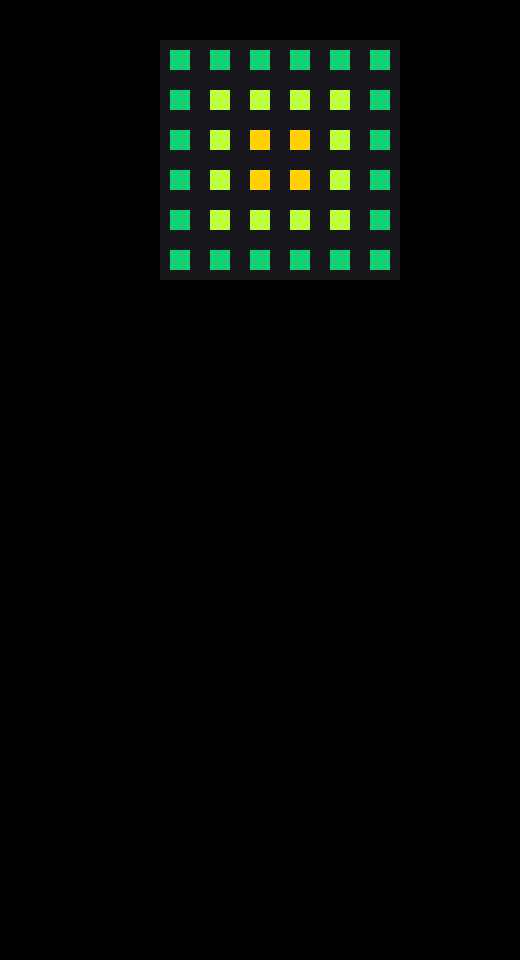

Below is a game level as drawn by its tile map, then a one-line description and the .tmx file that defines it, in full:
An orthogonal 13x24 tile map with 40x40 px tiles, 1 tile layer (Bricks) and 36 objects.

<map version="1.10" tiledversion="1.10.1" orientation="orthogonal" renderorder="right-down" width="13" height="24" tilewidth="40" tileheight="40" infinite="0" nextlayerid="8" nextobjectid="91">
 <editorsettings>
  <export target="LevelTwo.lua" format="lua" />
 </editorsettings>
 <tileset firstgid="1" name="Bricks2.0" tilewidth="40" tileheight="40" tilecount="5" columns="5">
  <image source="Bricks.png" width="200" height="40" />
 </tileset>
 <layer id="7" name="Bricks" width="13" height="24" locked="1">
  <data encoding="csv">
0,0,0,0,0,0,0,0,0,0,0,0,0,
0,0,0,0,5,5,5,5,5,5,0,0,0,
0,0,0,0,5,4,4,4,4,5,0,0,0,
0,0,0,0,5,4,3,3,4,5,0,0,0,
0,0,0,0,5,4,3,3,4,5,0,0,0,
0,0,0,0,5,4,4,4,4,5,0,0,0,
0,0,0,0,5,5,5,5,5,5,0,0,0,
0,0,0,0,0,0,0,0,0,0,0,0,0,
0,0,0,0,0,0,0,0,0,0,0,0,0,
0,0,0,0,0,0,0,0,0,0,0,0,0,
0,0,0,0,0,0,0,0,0,0,0,0,0,
0,0,0,0,0,0,0,0,0,0,0,0,0,
0,0,0,0,0,0,0,0,0,0,0,0,0,
0,0,0,0,0,0,0,0,0,0,0,0,0,
0,0,0,0,0,0,0,0,0,0,0,0,0,
0,0,0,0,0,0,0,0,0,0,0,0,0,
0,0,0,0,0,0,0,0,0,0,0,0,0,
0,0,0,0,0,0,0,0,0,0,0,0,0,
0,0,0,0,0,0,0,0,0,0,0,0,0,
0,0,0,0,0,0,0,0,0,0,0,0,0,
0,0,0,0,0,0,0,0,0,0,0,0,0,
0,0,0,0,0,0,0,0,0,0,0,0,0,
0,0,0,0,0,0,0,0,0,0,0,0,0,
0,0,0,0,0,0,0,0,0,0,0,0,0
</data>
 </layer>
 <objectgroup id="2" name="BrickOne">
  <object id="54" x="160" y="40" width="40" height="40" />
  <object id="55" x="200" y="40" width="40" height="40" />
  <object id="56" x="240" y="40" width="40" height="40" />
  <object id="57" x="280" y="40" width="40" height="40" />
  <object id="58" x="320" y="40" width="40" height="40" />
  <object id="59" x="360" y="40" width="40" height="40" />
  <object id="60" x="360" y="80" width="40" height="40" />
  <object id="61" x="360" y="120" width="40" height="40" />
  <object id="62" x="360" y="160" width="40" height="40" />
  <object id="63" x="360" y="200" width="40" height="40" />
  <object id="64" x="360" y="240" width="40" height="40" />
  <object id="65" x="320" y="240" width="40" height="40" />
  <object id="66" x="280" y="240" width="40" height="40" />
  <object id="67" x="240" y="240" width="40" height="40" />
  <object id="69" x="200" y="240" width="40" height="40" />
  <object id="70" x="160" y="240" width="40" height="40" />
  <object id="71" x="160" y="200" width="40" height="40" />
  <object id="72" x="160" y="160" width="40" height="40" />
  <object id="73" x="160" y="120" width="40" height="40" />
  <object id="74" x="160" y="80" width="40" height="40" />
 </objectgroup>
 <objectgroup id="3" name="BrickTwo">
  <object id="75" x="200" y="80" width="40" height="40" />
  <object id="76" x="240" y="80" width="40" height="40" />
  <object id="77" x="280" y="80" width="40" height="40" />
  <object id="78" x="320" y="80" width="40" height="40" />
  <object id="79" x="200" y="120" width="40" height="40" />
  <object id="80" x="200" y="160" width="40" height="40" />
  <object id="81" x="200" y="200" width="40" height="40" />
  <object id="82" x="240" y="200" width="40" height="40" />
  <object id="83" x="280" y="200" width="40" height="40" />
  <object id="84" x="320" y="200" width="40" height="40" />
  <object id="85" x="320" y="160" width="40" height="40" />
  <object id="86" x="320" y="120" width="40" height="40" />
 </objectgroup>
 <objectgroup id="4" name="BrickThree">
  <object id="87" x="240" y="120" width="40" height="40" />
  <object id="88" x="280" y="120" width="40" height="40" />
  <object id="89" x="240" y="160" width="40" height="40" />
  <object id="90" x="280" y="160" width="40" height="40" />
 </objectgroup>
 <objectgroup id="5" name="BrickFour" />
 <objectgroup id="6" name="BrickFive" />
</map>
